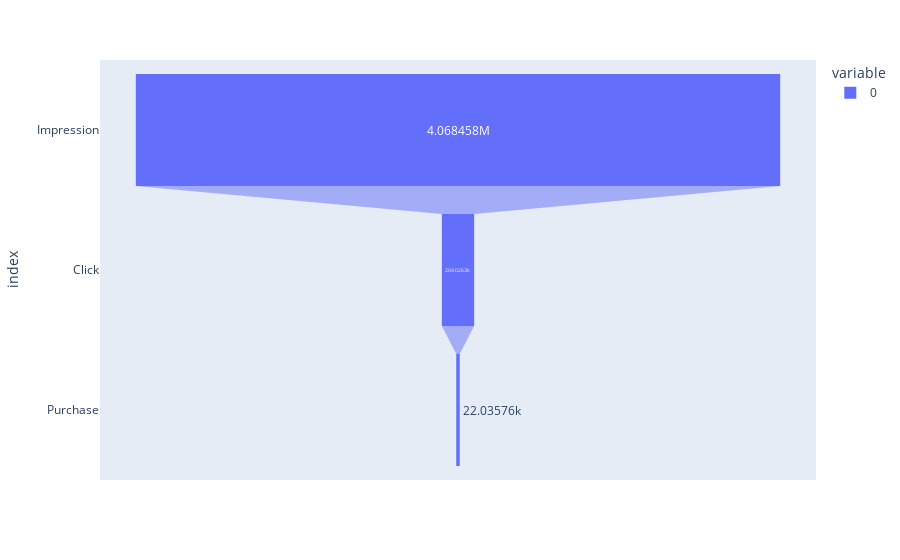

The code cell stored with this chart in its notebook:
### Code cell
#Funnel chart for control group
fig = px.funnel(ab_ctrl_total[['Impression', 'Click', 'Purchase']])
fig.show()

### Figure 1 — Plotly figure (JSON) as saved in the notebook; plotly's stock layout.template omitted (floating-point values rounded to 4 significant figures)
{"data": [{"hovertemplate": "variable=0<br>value=%{x}<br>index=%{y}<extra></extra>", "legendgroup": "0", "marker": {"color": "#636efa"}, "name": "0", "orientation": "h", "showlegend": true, "type": "funnel", "x": [4068000.0, 204000.0, 22040.0], "xaxis": "x", "y": ["Impression", "Click", "Purchase"], "yaxis": "y"}], "layout": {"legend": {"title": {"text": "variable"}, "tracegroupgap": 0}, "margin": {"t": 60}, "xaxis": {"anchor": "y", "domain": [0, 1], "title": {"text": "value"}}, "yaxis": {"anchor": "x", "domain": [0, 1], "title": {"text": "index"}}}}
